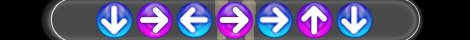
#> input picture data/two_hands.png, 470 x 40 px, found by its file name
$ jupyter execute detect_two_hands.ipynb
#> lines starting #> are read from the running program, lines starting #| are printed output that depends on the picture; after the words box and inside, x2 and y2 are one past the last pixel; in counts of white or black regions, pixels touching at a corner belong together
[cell 1]
from PIL import Image
from pathlib import Path
import time
import cv2
import mss
import numpy as np
import imutils

[cell 2]
def read(p):
    return cv2.imread(p)
def show(cv_img):
    cv2.imshow("test", cv_img)
    cv2.waitKey()
    cv2.destroyAllWindows()

[cell 3]
img_path = r'..\data\two_hands.png'
im = cv2.imread(img_path)
#> im is the input picture: shape (40, 470, 3); mean B, G, R 118.8, 83, 87.9
gray = cv2.cvtColor(im, cv2.COLOR_BGRA2GRAY)
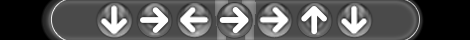
#> gray: shape (40, 470); min 0, max 255, mean 88.5
show(im)

[cell 4]
_, thres = cv2.threshold(gray, 254, 255, cv2.THRESH_BINARY)
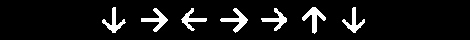
#> thres: shape (40, 470); 7.8% white; 7 white regions
show(thres)

[cell 5]
def sort_contours(cnts):
	i = 0
	boundingBoxes = [cv2.boundingRect(c) for c in cnts]
	(cnts, boundingBoxes) = zip(*sorted(zip(cnts, boundingBoxes),
		key=lambda b:b[1][i]))

	# return the list of sorted contours and bounding boxes
	return (cnts, boundingBoxes)

def draw_contour(image, c, i):
	M = cv2.moments(c)
	cX = int(M["m10"] / M["m00"])
	cY = int(M["m01"] / M["m00"])

	cv2.putText(image, "#{}".format(i + 1), (cX, cY), cv2.FONT_HERSHEY_SIMPLEX,
		0.5, (0, 255, 0), 1)

	return image

def get_key_img(thres_img, cnt):
	mask = np.zeros(thres_img.shape, dtype='uint8')
	cv2.drawContours(mask, [cnt], -1, 255, -1)
	res = cv2.bitwise_and(thres_img, thres_img, mask=mask)
	return res

def get_key_roi(thres_img, boxes):
	res = thres_img[boxes[1]:(boxes[1]+boxes[3]), boxes[0]:(boxes[0]+boxes[2])]
	return res

[cell 6]
cnts = cv2.findContours(thres.copy(), cv2.RETR_EXTERNAL, cv2.CHAIN_APPROX_SIMPLE)
#> cnts = 7 contours; box (x1, y1, x2, y2) and area: (302, 7, 326, 34) 194, (220, 8, 248, 33) 190, (141, 8, 168, 32) 177, (102, 7, 126, 33) 156, (261, 8, 287, 31) 153, (342, 7, 365, 33) 151, (181, 8, 207, 31) 146
cnts = imutils.grab_contours(cnts)
orig = im.copy()

cv2.drawContours(orig, cnts, -1, (255, 0, 0), 1)
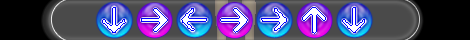
#> orig: shape (40, 470, 3); 3.2% of pixels changed, all inside (x1, y1, x2, y2) = (102, 7, 365, 34)
show(orig)

(cnts, boundingBoxes) = sort_contours(cnts)
#> in sort_contours, `boundingBoxes = [cv2.boundingRect(c) for c in cnts]`: boundingBoxes = [(261, 8, 26, 23), (220, 8, 28, 25), (181, 8, 26, 23), (141, 8, 27, 24), (342, 7, 23, 26), (302, 7, 24, 27), (102, 7, 24, 26)]
#> in sort_contours, `(cnts, boundingBoxes) = zip(*sorted(zip(cnts, boundingBoxes), key=lamb..`: boundingBoxes = ((102, 7, 24, 26), (141, 8, 27, 24), (181, 8, 26, 23), (220, 8, 28, 25), (261, 8, 26, 23), (302, 7, 24, 27), (342, 7, 23, 26))

sorted_cnts = im.copy()
for (i, c) in enumerate(cnts):
	draw_contour(sorted_cnts, c, i)
#> this loop made 7 passes
#> (cX in draw_contour, cY in draw_contour) on passes 1 to 7: (113, 22), (156, 19), (190, 19), (236, 19), (276, 19), (313, 17), (353, 22)
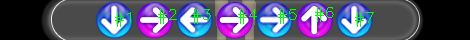
#> sorted_cnts: shape (40, 470, 3); 2.49% of pixels changed, all inside (x1, y1, x2, y2) = (115, 7, 374, 27)

show(sorted_cnts)

[cell 7]
key0_img = get_key_img(thres, cnts[0])
#> in get_key_img, `cv2.drawContours(mask, [cnt], -1, 255, -1)`:
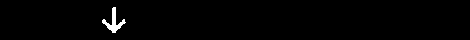
#> mask: shape (40, 470); 1.1% white; 1 white region, box (x1, y1, x2, y2) and area: (102, 7, 126, 33) 201
show(key0_img)

[cell 8]
key0_roi = get_key_roi(im, boundingBoxes[0])
#> in get_key_roi, `res = thres_img[boxes[1]:(boxes[1]+boxes[3]), boxes[0]:(boxes[0]+boxes..`:
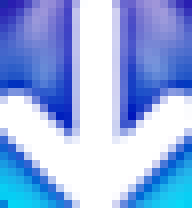
#> res: shape (26, 24, 3) (shown 8 times larger); mean B, G, R 229.8, 174.8, 148.1
show(key0_roi)

[cell 9]
key_roi = get_key_roi(im, boundingBoxes[0])
